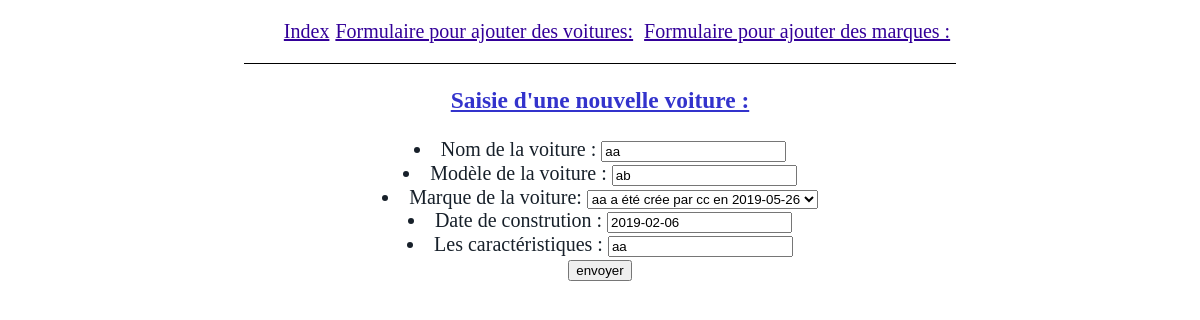
Page /myfirstapp/update/10/ on the committed database.
### myfirstapp/models.py (models this page shows, shortened)
class voiture(models.Model):
    nom = models.CharField(max_length=100)
    modele =models.CharField(max_length=100)
    marque= models.ForeignKey(marque, null=True, on_delete=models.CASCADE,related_name='marque')
    date_constrution =models.DateField(blank=True, null = True)
    caracteristique =models.CharField(max_length = 100)
    def dico(self):
        return {"nom":self.nom,"modele":self.modele,"marque":self.marque,"date_constrution":self.date_constrution,"caracteristique":self.caracteristique}

### myfirstapp/views.py (the view)
# urls.py: path('update/<int:id>/',views.update),
def update(request,id):
    voit = models.voiture.objects.get(pk=id)
    form = voitureForm(voit.dico())
    return render(request,"myfirstapp/formulaire1.html",{"form":form,"id":id})

### myfirstapp/forms.py
class voitureForm(ModelForm):
    class Meta:
        model =models.voiture
        fields =('nom','modele','marque','date_constrution','caracteristique')
        labels ={
            'nom': _('Nom de la voiture  '),
            'modele': _('Modèle de la voiture '),
            'marque':('Marque de la voiture'),
            'date_constrution' : _('Date de constrution '),
            'caracteristique' : _('Les caractéristiques '),
        }

### myfirstapp/models.py (called while the page is built)
    def __str__(self):
        chaine = f"{self.nom_marque} a été crée par {self.createur} en  {self.date_creation}"
        return chaine

### myfirstapp/templates/myfirstapp/formulaire1.html (shortened to what this page needs)
{% extends "myfirstapp/main.html" %}
{% block content %}
        <h3> Saisie d'une nouvelle voiture :</h3>
        {% if id != None %}
            <form method='post' action="/myfirstapp/updatetraitement/{{id}}/">
        {% else %}
            <form method='post' action="/myfirstapp/recup1/" >
        {% endif %}
        {{form.as_ul }}
        <input type="submit" value="envoyer"/>
            </form>
{% endblock %}

### myfirstapp/static/myfirstapp/index.css (style rules this page uses)
h3 { color :#3333CC; text-decoration : underline; }
body { text-align: center ; margin: 0 ; padding: 0; font-size: 20px; background-image: url("https://www.bianoti.com/wp-content/uploads/20140924_54228475c2920.jpg") ; color: #17202a ; }

### rows in the picture
voiture: nom "aa", modele "ab", marque "aa a été crée par cc en 2019-05-26", date_constrution "2019-02-06", caracteristique "aa"
